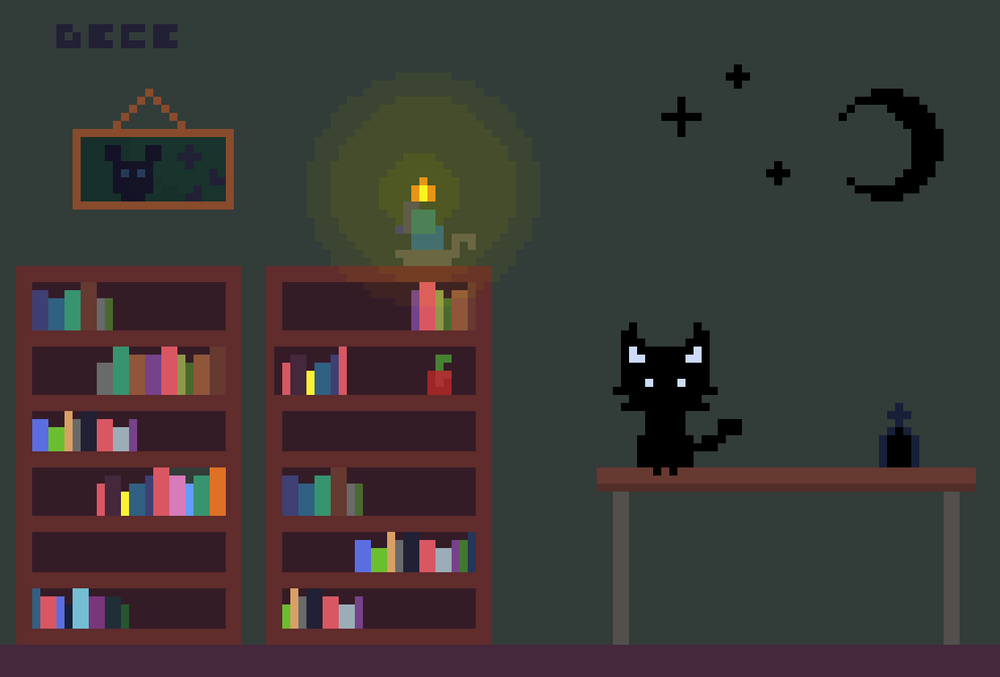
#> input picture image_processing/morphological_transformations/library.png, 1000 x 677 px, shrunk from 1240 x 840 before the run
$ python morphologcigal_transformations.py
#> lines starting #> are read from the running program, lines starting #| are printed output that depends on the picture
# Erozyon (Erosion):
# Erozyon işlemi, nesnelerin kenarlarını aşındırarak küçültmeyi amaçlar.
# Bir kernel (genellikle 3x3 veya 5x5 boyutunda) kullanılır ve bu kernel görüntünün her pikseli üzerine yerleştirilir.
# Eğer kernelin içindeki tüm pikseller siyah (0) ise, o pikselin değeri erozyon işlemi sonucu siyah olarak kalır. Aksi durumda, o piksel beyaz (1) yapılır.
# Erozyon işlemi küçük gürültülerin giderilmesi ve nesne kenarlarının vurgulanması için kullanışlıdır.

# Genişleme (Dilation):
# Genişleme işlemi, nesneleri büyütmeyi amaçlar.
# Yine bir kernel kullanılır ve kernel görüntünün her pikseli üzerine yerleştirilir.
# Eğer kernel içinde en az bir piksel beyaz (1) ise, merkez piksel beyaz yapılır. Bu işlem nesnelerin büyümesini sağlar.

# Açma (Opening):
# Açma işlemi, erozyon ve genişleme işlemlerinin birleşiminden oluşur. İlk olarak erozyon işlemi uygulanır, ardından genişleme işlemi uygulanır.
# Açma işlemi, küçük gürültülerin giderilmesi ve nesnelerin şeklinin korunmasına yardımcı olur.

# Kapatma (Closing):
# Kapatma işlemi, genişleme ve erozyon işlemlerinin birleşiminden oluşur. İlk olarak genişleme işlemi uygulanır, ardından erozyon işlemi uygulanır.
# Kapatma işlemi, nesnelerin deliklerinin kapatılmasına ve nesnelerin birleştirilmesine yardımcı olur.

# import required libraries
import cv2
import numpy as np

# The input (original image) is
# loaded and read with opencv imread command,
#'cv.IMREAD_GRAYSCALE)' function reads the
# loaded image by converting it to grayscale.
img = cv2.imread('library.png', cv2.IMREAD_GRAYSCALE)
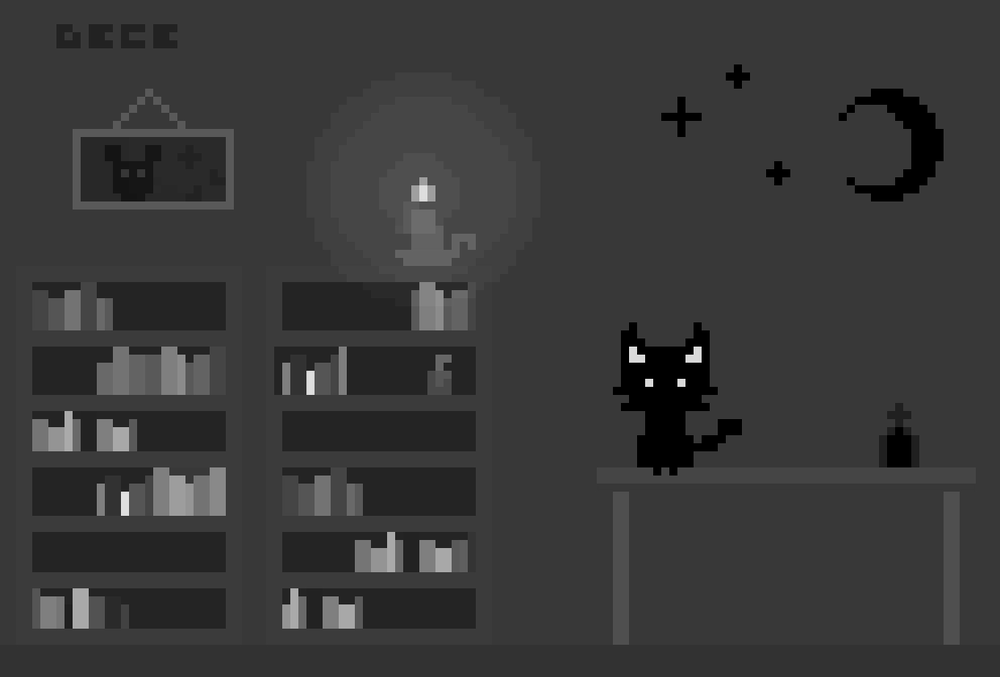
#> img: shape (677, 1000); min 0, max 252, mean 56.4

# we get output to make sure the image is read
cv2.imshow('Original Image', img)
cv2.waitKey(0)

assert img is not None, "file could not be read, check with os.path.exists()"
kernel = np.ones((5,5),np.uint8)

erosion = cv2.erode(img,kernel,iterations = 1)
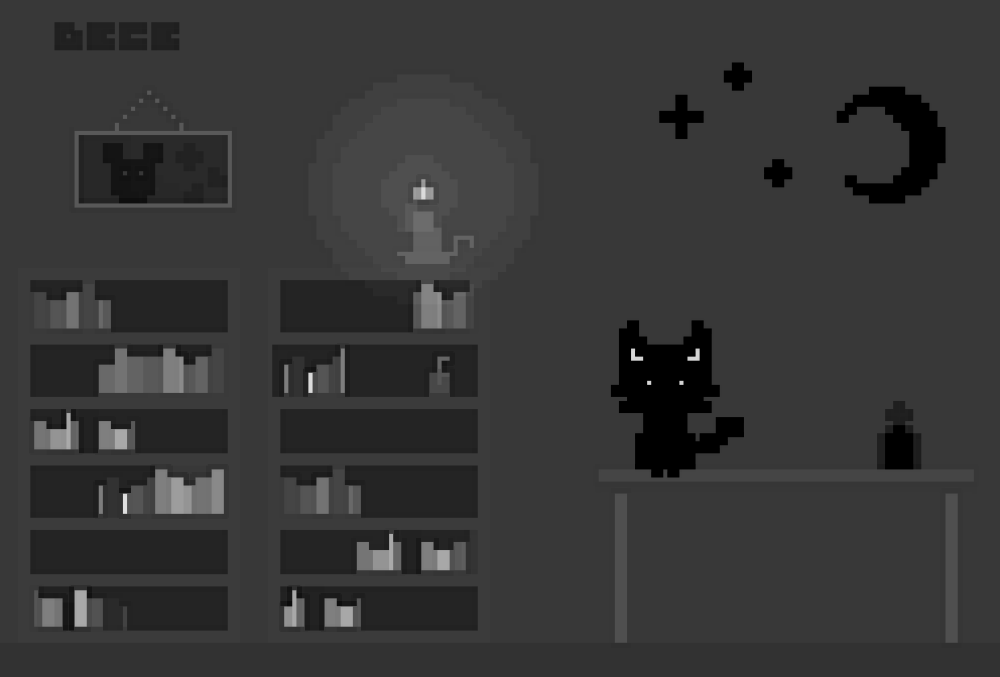
#> erosion: shape (677, 1000); min 0, max 223, mean 54.2
dilation = cv2.dilate(img,kernel,iterations = 1)
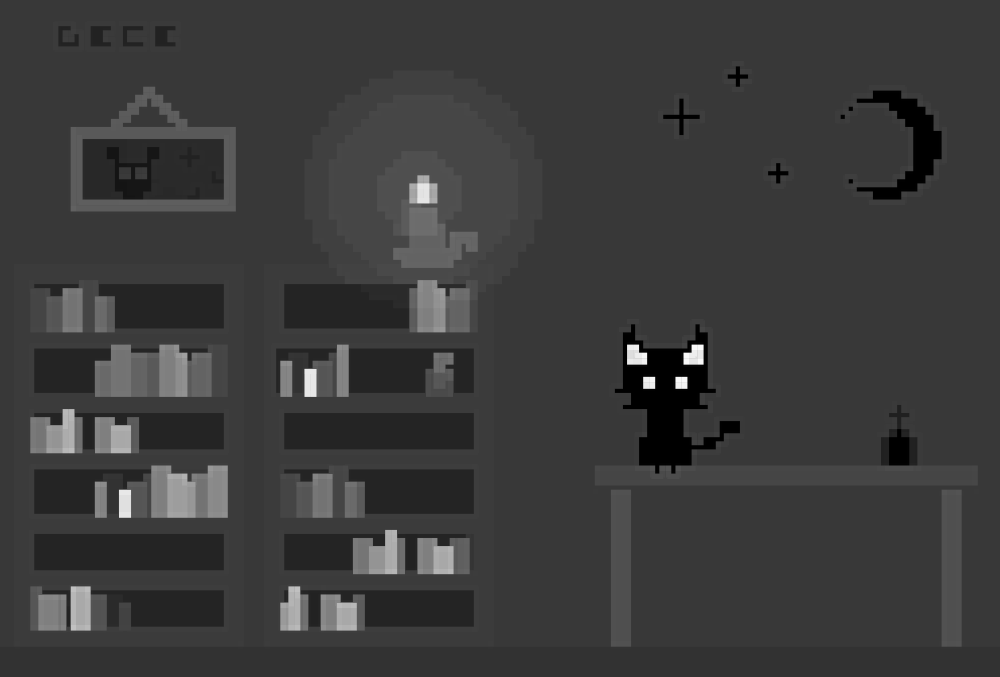
#> dilation: shape (677, 1000); min 0, max 252, mean 58.8
opening = cv2.morphologyEx(img, cv2.MORPH_OPEN, kernel)
closing = cv2.morphologyEx(img, cv2.MORPH_CLOSE, kernel)

cv2.imshow('Erosion', erosion)
cv2.imwrite('erosion.png', erosion)
cv2.waitKey(0)

cv2.imshow('Dilation', dilation)
cv2.imwrite('dilation.png', dilation)
cv2.waitKey(0)

cv2.imshow('Opening', opening)
cv2.imwrite('opening.png', opening)
cv2.waitKey(0)

cv2.imshow('Closing', closing)
cv2.imwrite('closing.png', closing)
cv2.waitKey(0)

cv2.destroyAllWindows()
